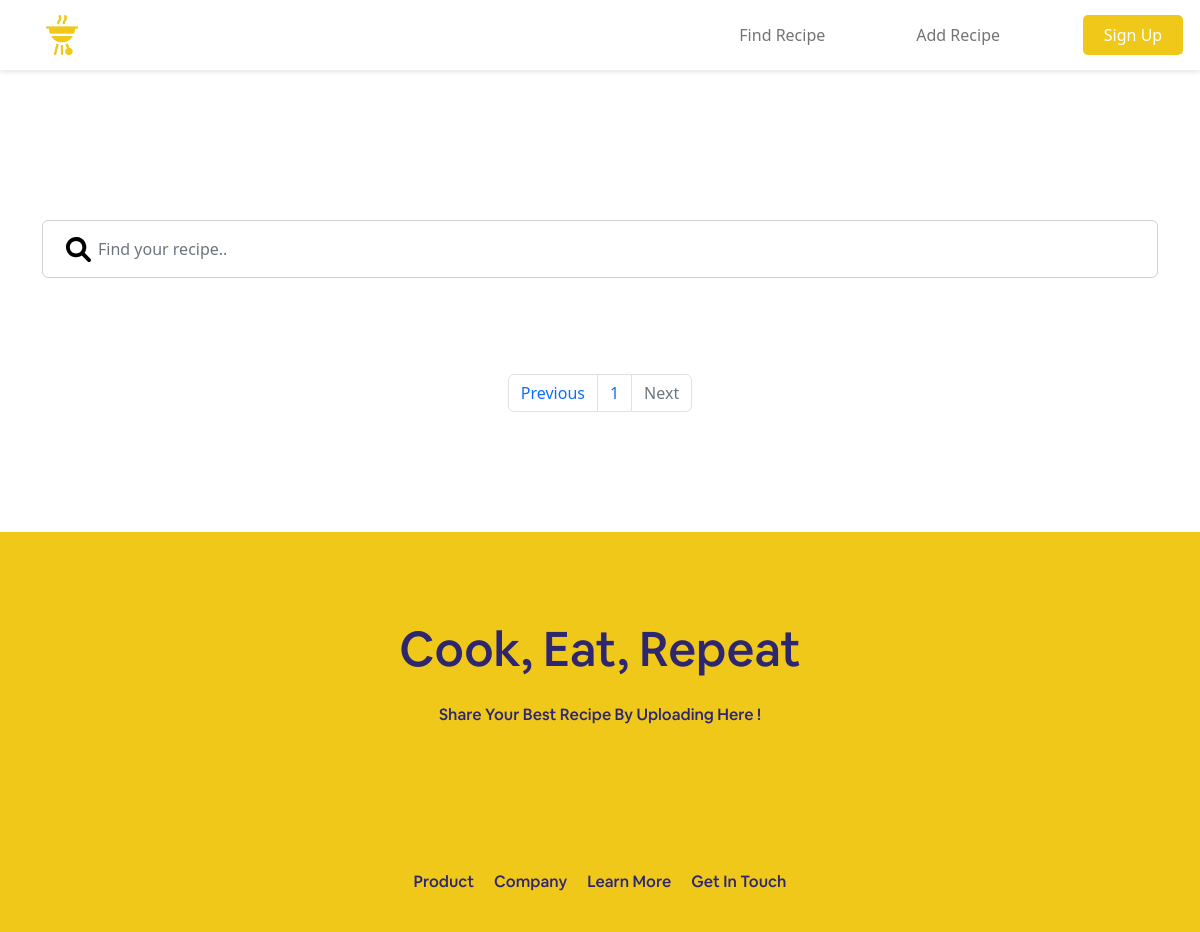
/List.php?page=2, run on an earlier commit of the app's database.
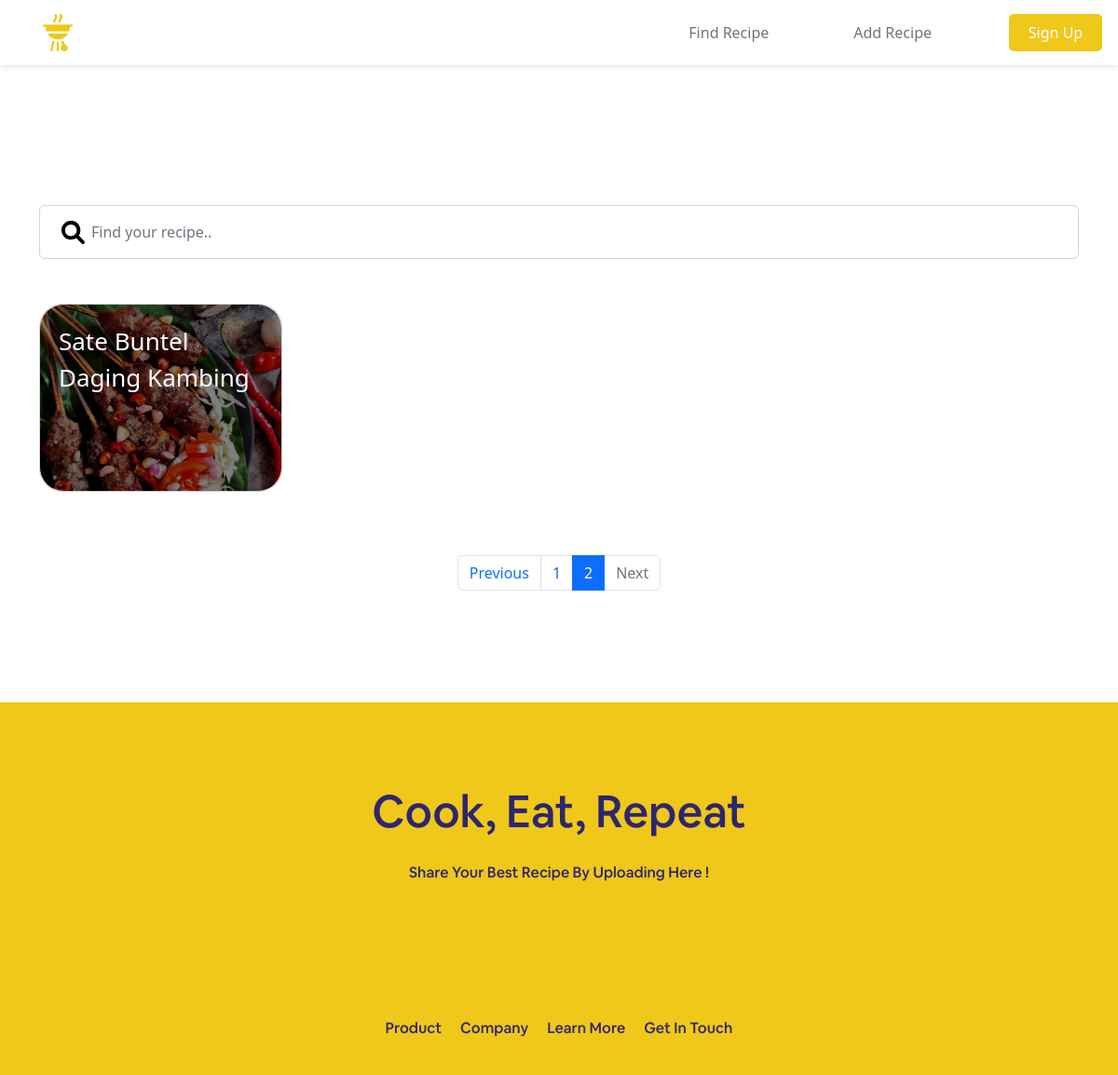
And on a later commit of the database.
### tables this page shows
CREATE TABLE `recipe` (
  `recipeId` int(255) NOT NULL,
  `authorId` int(255) NOT NULL,
  `title` varchar(255) NOT NULL,
  `photo` varchar(255) NOT NULL,
  `ingredients` text NOT NULL,
  `isActive` tinyint(1) NOT NULL DEFAULT 1,
  `categoryId` int(1) NOT NULL,
  `updateAt` timestamp NOT NULL DEFAULT current_timestamp(),
  `createdAt` timestamp NOT NULL DEFAULT current_timestamp()
);

### handler/DatabaseHandler.php (called while the page is built, shortened)
<?php
class DatabaseHandler
{
    private $conn;
    public function __construct()
    {
        $this->conn = mysqli_connect("localhost", "root", "", "masakin");
    }
    public function executeQuery($query)
    {
        $result = mysqli_query($this->conn, $query);
        return $result;
    }
}

### List.php (the view, shortened to what this page needs)
<?php
$page = 1;
if (isset($_GET["page"])) {
    $page = intval($_GET["page"]);
}
?>
<!DOCTYPE html>
<html lang="en">
<head>
    <link rel="stylesheet" href="./assets/styles/navbar.css">
    <link rel="stylesheet" href="./assets/styles/footer.css">
    <link rel="stylesheet" href="./assets/styles/utility.css">
    <link rel="stylesheet" href="./assets/styles/bootstrap.min.css">
    <link rel="stylesheet" href="./assets/styles/profile.css" />
</head>
<body style="overflow-x:hidden;">
    <?php
    require_once("./components/navbar.php");
    ?>
    <div class="container" style="padding-top: 150px; margin-bottom:120px;">
        <div class="search w-100">
            <form class="search mx-auto mb-5" action="List.php" method="POST">
                <label class="px-4 py-3" style="position: absolute;" htmlFor="search">
                    <img class="image-card" src="./assets/icons/search.svg" style="width: 25px; height:25px;"></i>
                </label>
                <input style="padding-left: 55px !important;" type="search" name="search" class="form-control p-3" id="search" value="<?= isset($_POST["search"]) ? $_POST["search"] : "" ?>" placeholder="Find your recipe..">
            </form>
        </div>
        <div class="row list-recipe ">
            <?php
            require_once './handler/DatabaseHandler.php';
            $db = new DatabaseHandler();
            $limit = 4;
            $start = ($page - 1) * $limit;
            if (isset($_POST['search'])) {
                $search = htmlspecialchars($_POST['search']);
                $total = $db->executeQuery("SELECT COUNT(*) as total FROM recipe WHERE title LIKE '%$search%' AND  isActive = 1")->fetch_assoc()["total"];
                $total_page = ceil($total / $limit);
                $query = $db->executeQuery("SELECT * FROM recipe WHERE title LIKE '%$search%' AND isActive = 1 LIMIT $start, $limit");
            } else {
                $total = $db->executeQuery("SELECT COUNT(*) as total FROM recipe WHERE isActive = 1")->fetch_assoc()["total"];
                $total_page = ceil($total / $limit);
                $query = $db->executeQuery("SELECT * FROM recipe WHERE isActive = 1 ORDER BY recipeId DESC LIMIT $start, $limit");
            }
            if ($total > 0) {
                while ($row = $query->fetch_assoc()) {
                    echo '
                        <div class="col-md-3">
                        <a class="card" href="Detail.php?id=' . $row["recipeId"] . '">
                            <img class="image-card" src="./public/' . $row["photo"] . '" alt="Food Image" />
                            <p class="carousel-caption">' . $row["title"] . '</p>
                        </a>
                    </div>';
                }
            } else {
                echo '
                    <h2 class="w-100 text-center">No Recipe Found</h2>
                    ';
            }
            ?>
            <nav aria-label="Page navigation example" class="w-100 mt-5" style="display: flex; justify-content:center;">
                <ul class="pagination">
                    <?php
                    if ($page > 1) {
                        echo '<li class="page-item"><a class="page-link" href="List.php?page=' . ($page - 1) . '">Previous</a></li>';
                    } else {
                        echo '<li class="page-item disabled"><a class="page-link" href="List.php?page=' . ($page) . '">Previous</a></li>';
                    }
                    for ($i = 1; $i <= $total_page; $i++) {
                        if ($i == $page) {
                            echo '<li class="page-item active"><a class="page-link" href="List.php?page=' . $i . '">' . $i . '</a></li>';
                        } else {
                            echo '<li class="page-item"><a class="page-link" href="List.php?page=' . $i . '">' . $i . '</a></li>';
                        }
                    }
                    if ($page < $total_page) {
                        echo '<li class="page-item"><a class="page-link" href="List.php?page=' . ($page + 1) . '">Next</a></li>';
                    } else {
                        echo '<li class="page-item disabled"><a class="page-link" href="List.php?page=' . ($page) . '">Next</a></li>';
                    }
                    ?>
                </ul>
            </nav>
        </div>
    </div>
    <?php
    require_once("./components/footer.php");
    ?>
</body>
</html>

### components/navbar.php (shortened to what this page needs)
<nav class='navbar nav-wrapper navbar-expand-lg navbar-light bg-light bg-white py-40 w-100'>
  <div class='container-md'>
    <a class='navbar-brand' href='./'>
      <img src="./assets/images/logo.png" style="width: 40px; height:40px;" alt='dssds' />
    </a>
    <div class='collapse navbar-collapse' id='navbarNav'>
      <ul class='navbar-nav ms-auto text-lg gap-lg-0 gap-2'>
        <li class='nav-item my-auto me-lg-20'>
          <a class='nav-link' href='./List.php'>
            Find Recipe
          </a>
        </li>
        <li class='nav-item my-auto me-lg-20'>
          <a class='nav-link' href='./Add.php'>
            Add Recipe
          </a>
        </li>
        <?php
        if (isset($_SESSION["users"])) {
          echo '
                    <li class="nav-item my-auto dropdown d-flex">
                    <div class="vertical-line d-lg-block d-none"></div>
                    <div>
                      <a
                        class="dropdown-toggle ms-lg-40"
                        href="#"
                        role="button"
                        id="dropdownMenuLink"
                        data-bs-toggle="dropdown"
                        aria-expanded="false"
                      >
                        <img
                          src="' . "./public/" . $_SESSION["users"]["photo"] . '"
                          class="rounded-circle"
                          style={{ width: "40px", height: "40px" }}
                          width="40"
                          height="40"
                          alt=""
                        />
                      </a>
                      <ul
                        class="dropdown-menu border-0"
                        aria-labelledby="dropdownMenuLink"
                      >
                        <li>
                          <a
                            class="dropdown-item text-lg color-palette-2"
                            href="Profile.php"
                          >
                            My Profile
                          </a>
                          <a
                          class="dropdown-item text-lg color-palette-2"
                          href="LogOut.php"
                        >
                          Log out
                        </a>
                        </li>
                      </ul>
                    </div>
                  </li>
                    ';
        } else {
          echo '
                    <li class="nav-item my-auto me-lg-20">
                        <a style="text-decoration: none;" class="btn-nav" href="./Register.php">
                            Sign Up
                        </a>
                    </li>';
        }
        ?>
      </ul>
    </div>
  </div>
</nav>

### components/footer.php (shortened to what this page needs)
<footer class="ff-airbnb back-primary color-blue" style="width: 100%;">
    <div class="top">
        <h1 class="display-5 mb-4">Cook, Eat, Repeat</h1>
        <p class="mx-3 text-center">
            Share your best recipe by uploading here !
        </p>
    </div>
    <div class="bottom">
        <ul class="m-0 p-0">
            <li>
                Product
            </li>
            <li>
                Company
            </li>
            <li>
                Learn More
            </li>
            <li>
                Get In Touch
            </li>
        </ul>
    </div>
</footer>

### assets/styles/navbar.css (style rules this page uses)
.nav-wrapper { position: fixed; z-index: 9999; width: 100vw; height: 70px; padding: 0 20px 0 20px; background-color: #fff; box-shadow: 0px 2px 5px rgba(0,0,0,0.1); display: flex; flex-direction: row; align-items: center; justify-content: space-evenly; }
ul.navbar-nav li { margin-bottom: 20px; }
.nav-wrapper ul li { display: inline-block; margin-right: 75px; }
.navbar-nav li .btn-nav { position: absolute; background-color: #EFC81A !important; display: flex; align-items: center; justify-content: center; color: #fff !important; top: 15px; width: 100px; height: 40px; border-radius: 5px; }

### assets/styles/footer.css (style rules this page uses)
footer .top { height: 300px; display: flex; flex-direction: column; justify-content: center; align-items: center; text-transform: capitalize; }
footer .bottom { height: 100px; display: flex; justify-content: center; align-items: center; }
footer .bottom ul { display: flex; list-style: none; }
footer .bottom ul li { margin: 0 10px; }

### assets/styles/utility.css (style rules this page uses)
.color-blue { color: #2E266F !important; }
.back-primary { background-color: #EFC81A !important; z-index: 0; }
.ff-airbnb { font-family: "Airbnb", sans-serif; }

### assets/styles/profile.css (style rules this page uses)
body { margin: 0px; padding: 0px; }
ul { list-style: none; margin: 0px; padding: 0px; }
.container .list-recipe { margin-bottom: 25px; }
.carousel-caption { font-size: 26px; font-weight: 500; width: 90%; text-align: left; left: 20px; top: 0; color: #FFF; }
.card { margin-bottom: 20px; border-radius: 25px; color: #FFF; position: relative; }
.card img { height: 200px; width: 100%; border-radius: 25px; object-fit: cover; object-position: top center; filter: brightness(0.5); }

What changed in the data, as far as the page shows it:
added recipe: photo (picture), title "Sate Buntel Daging Kambing"
Also different on the page:
new list line: "2"
